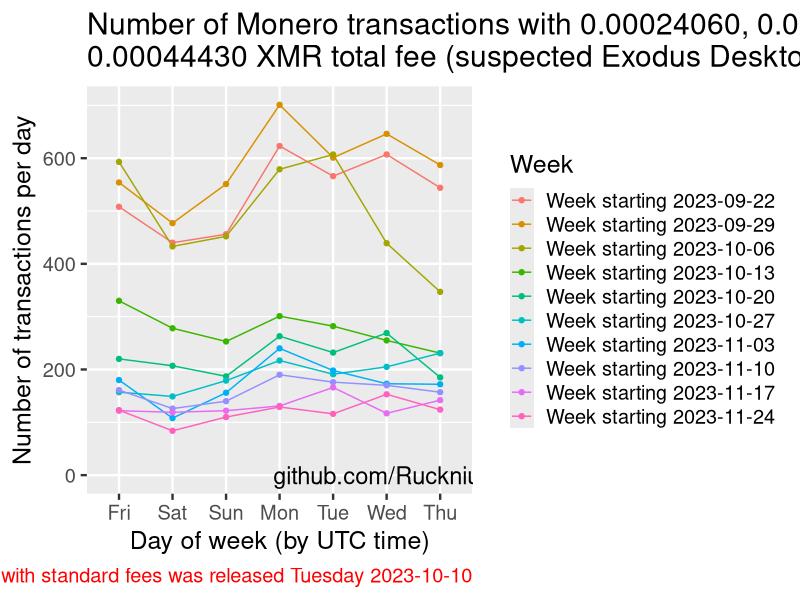
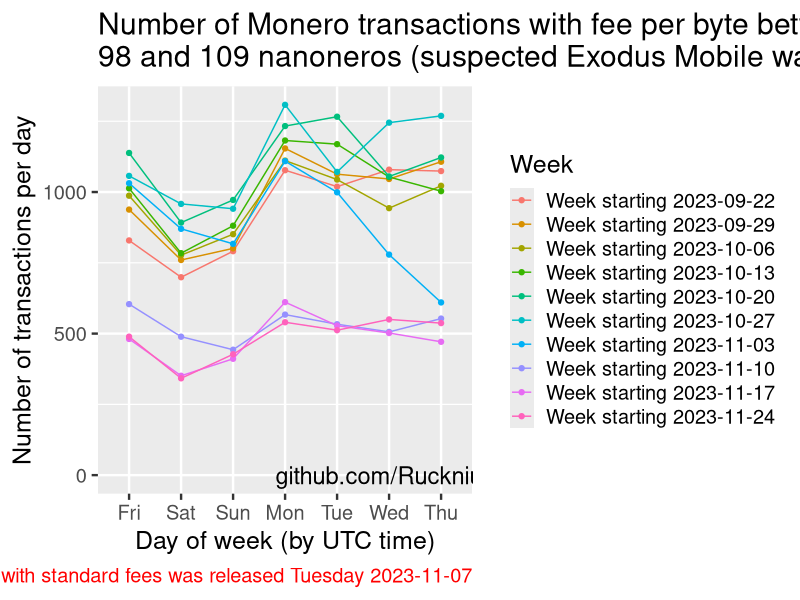

The R source for these figures, in order:

# install.packages("ggplot2")
# install.packages("lubridate")

library(ggplot2)

fee.clusters <- read.csv("Monero-Nonstandard-Fees/data/fee-clusters-by-day.csv", stringsAsFactors = FALSE)

exodus <- data.frame(block_timestamp_date = fee.clusters$block_timestamp_date,
  exodus.desktop.txs = fee.clusters$X24_34_44_fee,
  exodus.mobile.txs = fee.clusters$X98_109_fee_per_byte, stringsAsFactors = FALSE)

exodus$Week <- factor(c(rep(NA, 5), paste0("Week starting ",
  rep(exodus$block_timestamp_date[-(1:5)][seq(1, nrow(exodus) - 5, by = 7)], each = 7))))
# Note: Must change the "5" here if data does not end on a Thursday

exodus$day.of.week <- lubridate::wday(as.Date(exodus$block_timestamp_date), label = TRUE, week_start = "Friday")
# Note: Must change the "week_start" here if data does not end on a Thursday

exodus <- exodus[(nrow(exodus) - 7*10 + 1):nrow(exodus), ]


png("Monero-Nonstandard-Fees/images/Exodus-txs-after-fix-release.png", width = 800, height = 800)

theme_set(theme_gray(base_size = 18))

ggplot(exodus, aes(x = day.of.week, y = exodus.desktop.txs, col = Week, group = Week)) +
  geom_line() + geom_point() + expand_limits(y = 0) +
  labs(title = "Number of Monero transactions with 0.00024060, 0.00034245, or\n0.00044430 XMR total fee (suspected Exodus Desktop wallet transactions)",
    x = "Day of week (by UTC time)", y = "Number of transactions per day",
    caption = "New version of Exodus Desktop with standard fees was released Tuesday 2023-10-10") +
  annotate("text", y = 0, x = 6, label = "github.com/Rucknium", size = 6) +
  theme(plot.caption = element_text(color = "red"))

dev.off()


png("Exodus-Mobile-txs-after-fix-release.png", width = 800, height = 800)

theme_set(theme_gray(base_size = 18))

ggplot(exodus, aes(x = day.of.week, y = exodus.mobile.txs, col = Week, group = Week)) +
  geom_line() + geom_point() + expand_limits(y = 0) +
  labs(title = "Number of Monero transactions with fee per byte between\n98 and 109 nanoneros (suspected Exodus Mobile wallet transactions)",
    x = "Day of week (by UTC time)", y = "Number of transactions per day",
    caption = "New version of Exodus Mobile with standard fees was released Tuesday 2023-11-07") +
  annotate("text", y = 0, x = 6, label = "github.com/Rucknium", size = 6) +
  theme(plot.caption = element_text(color = "red"))

dev.off()

